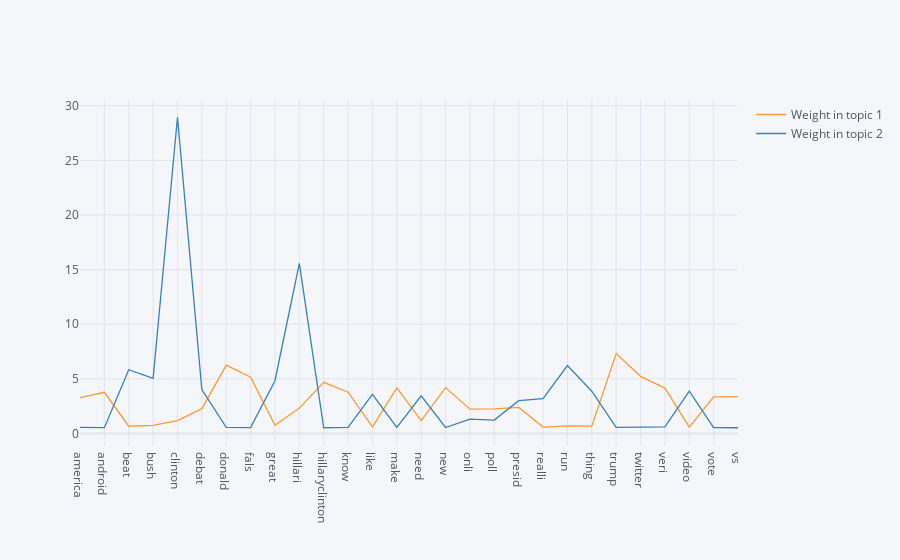

Notebook code for this chart:
### Code cell
df.set_index('Words').iplot()

### Figure 1 — Plotly figure (JSON) as saved in the notebook; plotly's stock layout.template omitted (floating-point values rounded to 4 significant figures)
{"data": [{"line": {"color": "rgba(255, 153, 51, 1.0)", "dash": "solid", "shape": "linear", "width": 1.3}, "mode": "lines", "name": "Weight in topic 1", "text": "", "type": "scatter", "x": ["america", "android", "beat", "bush", "clinton", "debat", "donald", "fals", "great", "hillari", "hillaryclinton", "know", "like", "make", "need", "new", "onli", "poll", "presid", "realli", "run", "thing", "trump", "twitter", "veri", "video", "vote", "vs"], "y": [3.285, 3.769, 0.6628, 0.7412, 1.177, 2.272, 6.253, 5.155, 0.7434, 2.324, 4.678, 3.775, 0.6018, 4.17, 1.183, 4.199, 2.229, 2.245, 2.386, 0.583, 0.6979, 0.6708, 7.31, 5.232, 4.157, 0.5747, 3.356, 3.365]}, {"line": {"color": "rgba(55, 128, 191, 1.0)", "dash": "solid", "shape": "linear", "width": 1.3}, "mode": "lines", "name": "Weight in topic 2", "text": "", "type": "scatter", "x": ["america", "android", "beat", "bush", "clinton", "debat", "donald", "fals", "great", "hillari", "hillaryclinton", "know", "like", "make", "need", "new", "onli", "poll", "presid", "realli", "run", "thing", "trump", "twitter", "veri", "video", "vote", "vs"], "y": [0.5688, 0.5288, 5.838, 5.05, 28.95, 4.022, 0.5672, 0.5427, 4.829, 15.58, 0.5255, 0.5675, 3.576, 0.5582, 3.453, 0.5486, 1.308, 1.231, 3.003, 3.185, 6.217, 3.872, 0.5641, 0.5526, 0.6027, 3.885, 0.5336, 0.5263]}], "layout": {"legend": {"bgcolor": "#F5F6F9", "font": {"color": "#4D5663"}}, "paper_bgcolor": "#F5F6F9", "plot_bgcolor": "#F5F6F9", "title": {"font": {"color": "#4D5663"}}, "xaxis": {"gridcolor": "#E1E5ED", "showgrid": true, "tickfont": {"color": "#4D5663"}, "title": {"font": {"color": "#4D5663"}, "text": ""}, "zerolinecolor": "#E1E5ED"}, "yaxis": {"gridcolor": "#E1E5ED", "showgrid": true, "tickfont": {"color": "#4D5663"}, "title": {"font": {"color": "#4D5663"}, "text": ""}, "zerolinecolor": "#E1E5ED"}}}
